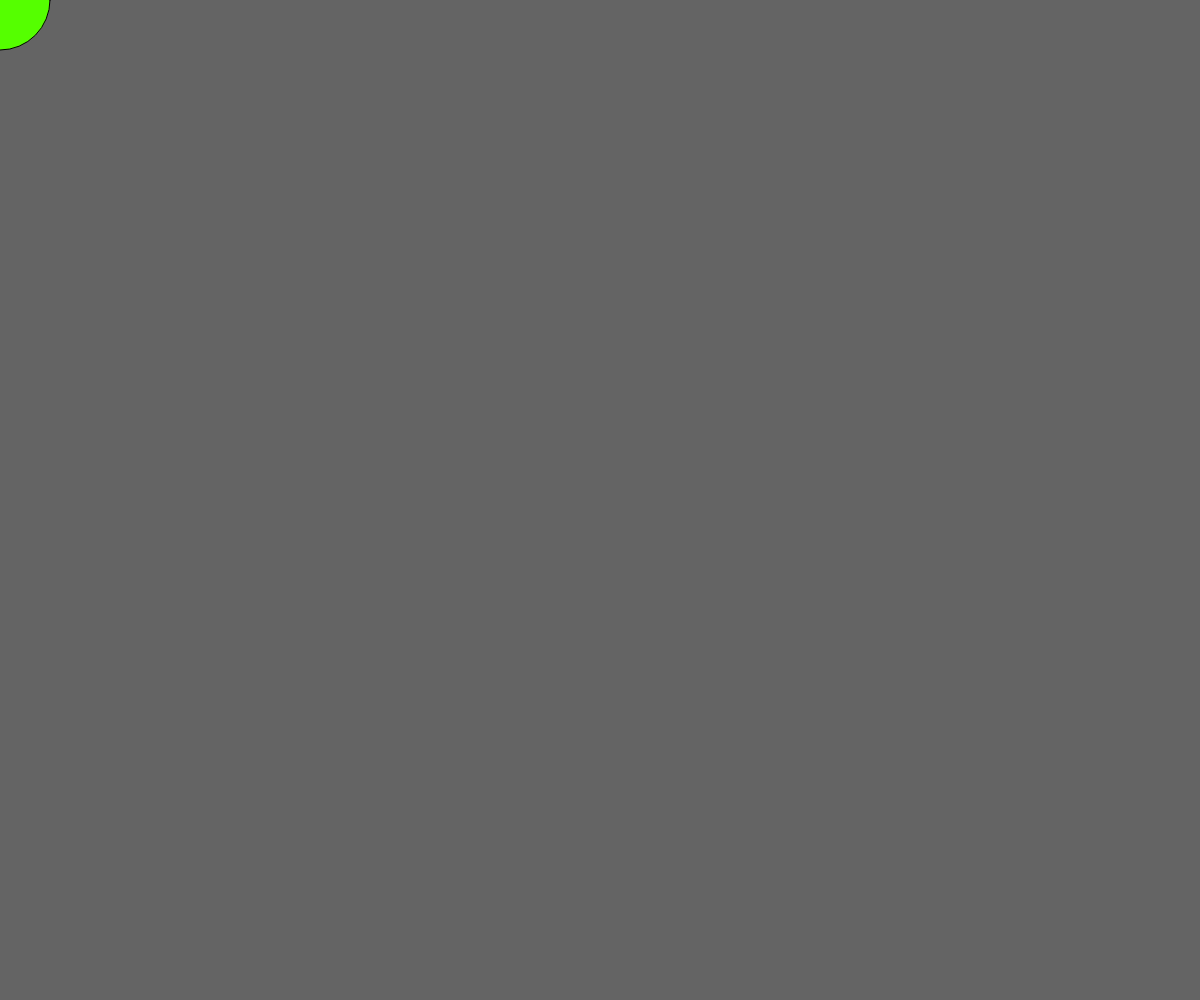
Frame 1 (no input)
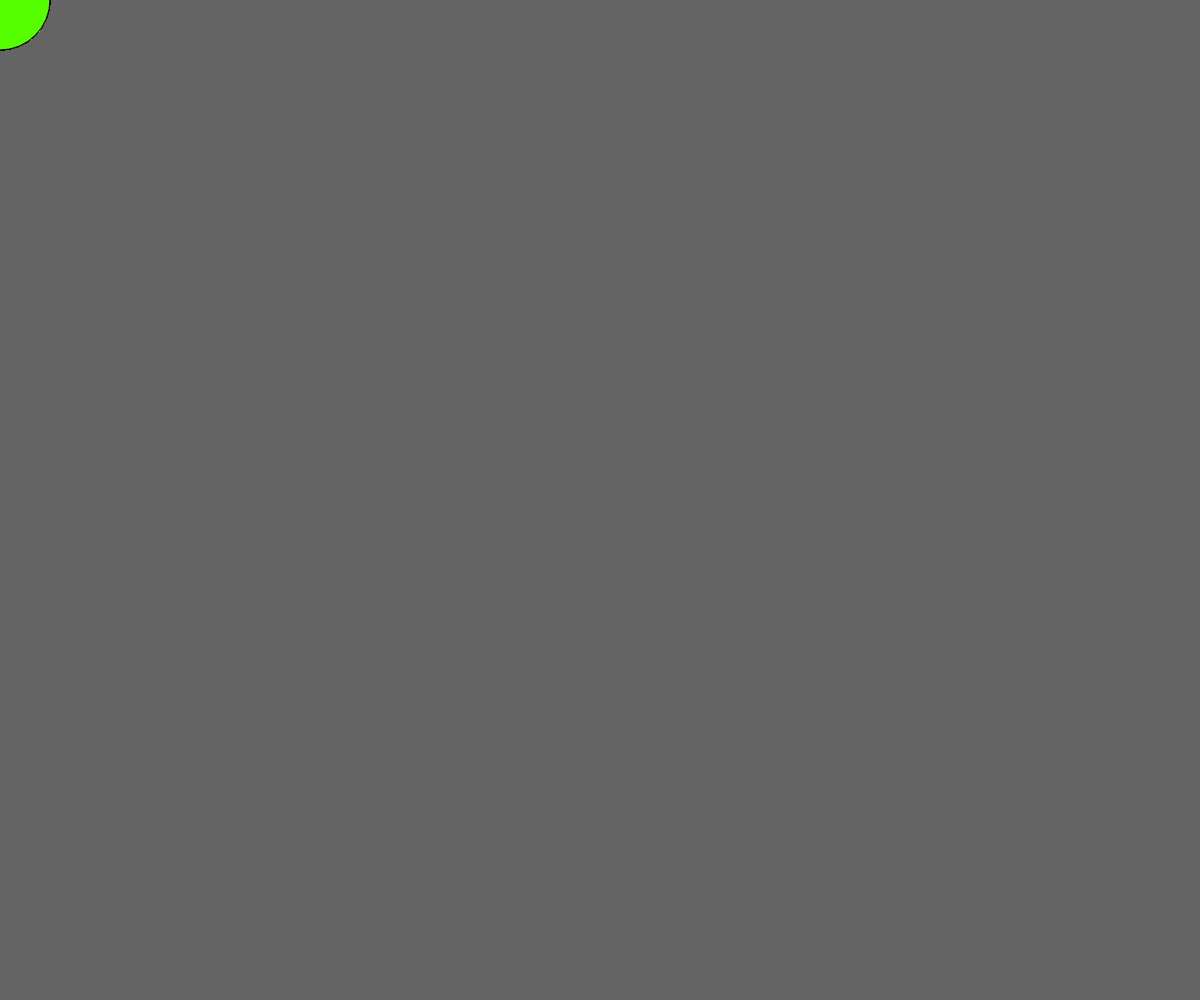
Frame 60 (no input)
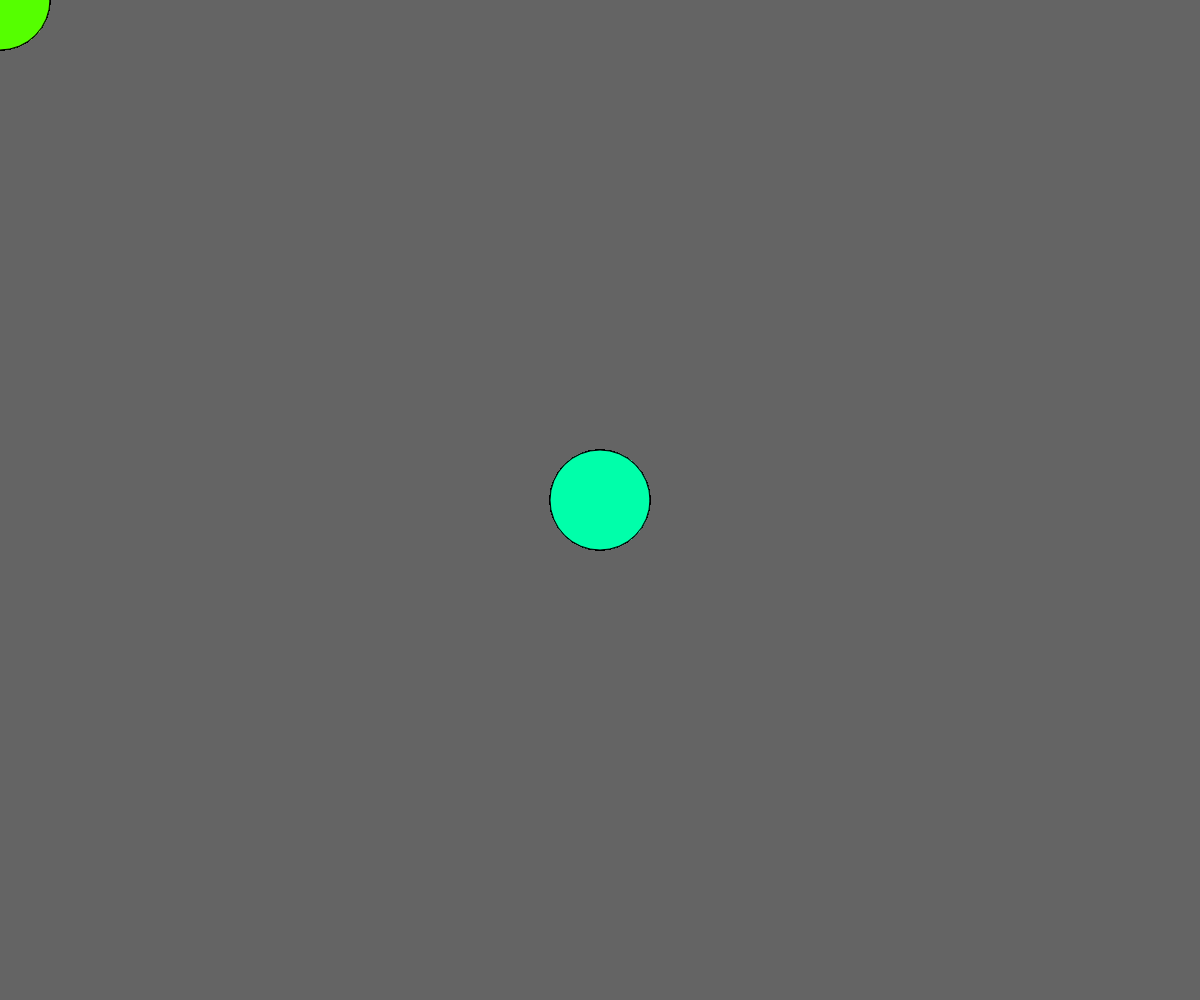
Frame 120 (the mouse pressed at the canvas centre since frame 60)

The p5.js sketch that drew these frames (run headless with seeded random() and noise() and a simulated clock; from frame 60 on, the mouse is pressed at the canvas centre):

// p5.js sketch
// ── sketch.js

function setup() {
	createCanvas(windowWidth, windowHeight);
	background(100);
}

function draw() {
	colorMode(HSB) //色相:0-360，飽和度0-100，亮度 0-100
	fill(100+(mouseX/10)%361,100,100)
	ellipse(mouseX, mouseY, 100, 100);
}
